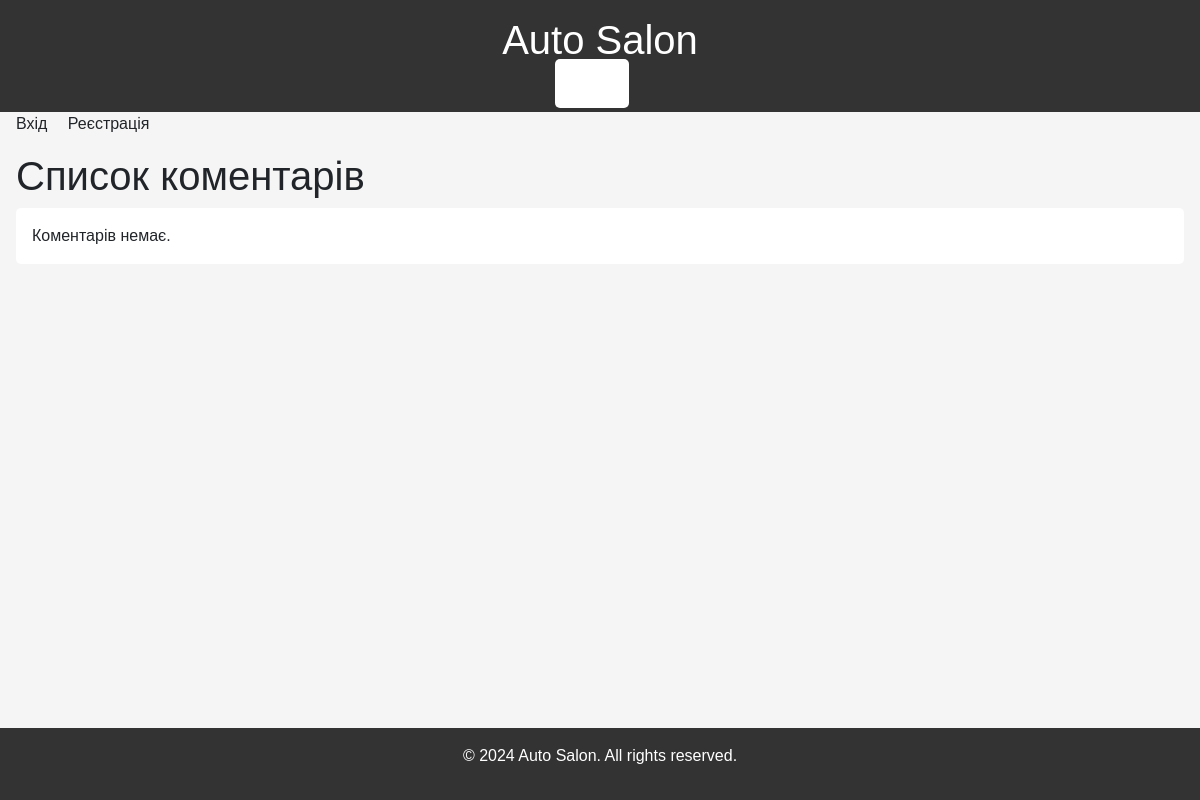
The page /comments/ on the database as committed earlier.
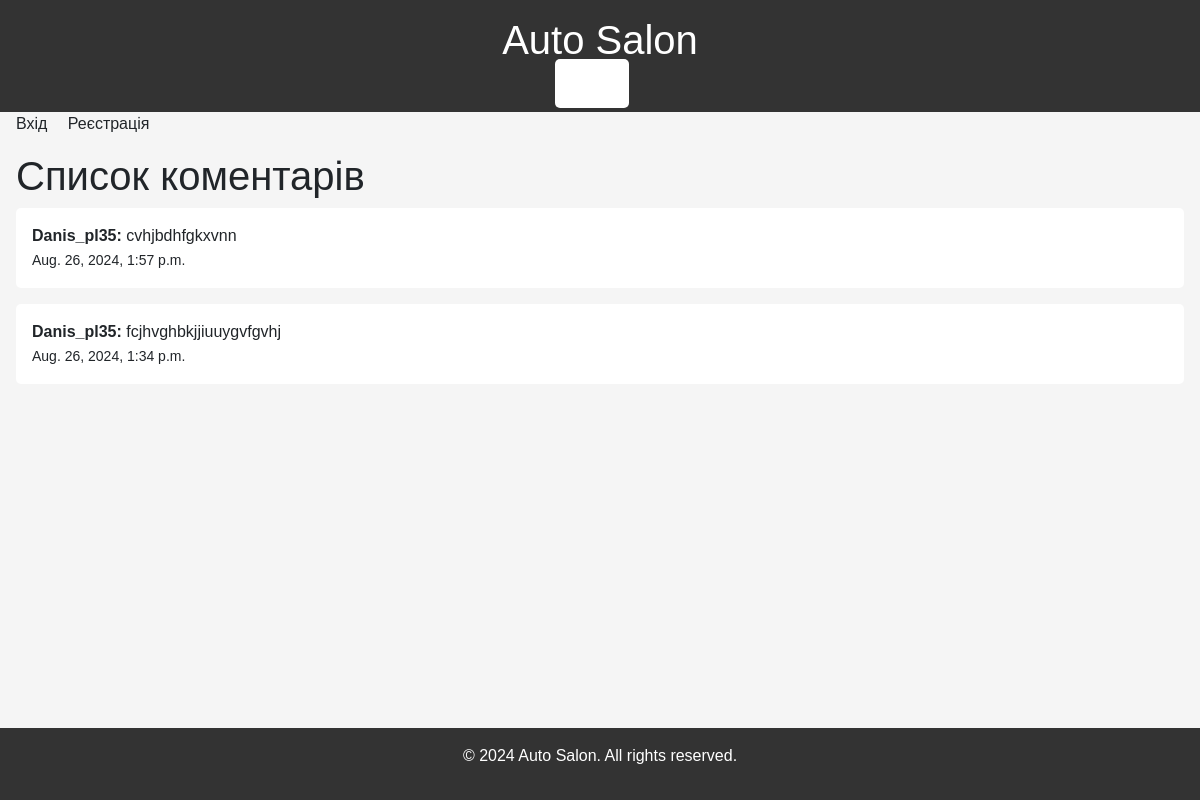
The same page on the database as committed later.
### car_project/models.py (models this page shows, shortened)
class Comment(models.Model):
    user = models.ForeignKey(User, on_delete=models.CASCADE)
    text = models.TextField()
    created_at = models.DateTimeField(auto_now_add=True)

### car_project/views.py (the view)
# urls.py: path('comments/', views.comment_list, name='comment_list'),
def comment_list(request):
    comments = Comment.objects.all().order_by('-created_at')  # Отримання всіх коментарів, відсортованих за датою
    return render(request, 'comment_list.html', {'comments': comments})

### car_project/templates/comment_list.html (shortened to what this page needs)
{% extends "base_generic.html" %}
{% block content %}
    <h1>Список коментарів</h1>
    <ul>
        {% for comment in comments %}
            <li>
                <strong>{{ comment.user.username }}:</strong> {{ comment.text }} <br>
                <small>{{ comment.created_at }}</small>
            </li>
        {% empty %}
            <li>Коментарів немає.</li>
        {% endfor %}
    </ul>
{% endblock content %}

### car_project/templates/base_generic.html (shortened to what this page needs)
<!DOCTYPE html>
{% load static %}
<html lang="en">
<head>
    <link href="https://cdn.jsdelivr.net/npm/bootstrap@5.3.0/dist/css/bootstrap.min.css" rel="stylesheet">
    <link rel="stylesheet" type="text/css" href="{% static 'css/styles.css' %}">
</head>
<body>
    <header>
        <h1>Auto Salon</h1>
        <nav>
            <ul>
                <li><a href="{% url 'car_list' %}">Home</a></li>
            </ul>
        </nav>
    </header>
            {% if user.is_authenticated %}
                <a class="navbar-brand ps-3" href="{% url 'add_comment' %}">Додати коментар</a>
            	<a class="navbar-brand ps-3" href="{% url 'profile' %}">Профіль</a>
                <a class="navbar-brand ps-3" href="{% url 'cart_detail' %}">Кошик</a>
            	<a class="navbar-brand ps-3" href="{% url 'logout_confirm' %}">Вихід</a>
          	{% else %}
            	<a class="navbar-brand ps-3" href="{% url 'login' %}">Вхід</a>
            	<a class="navbar-brand ps-3" href="{% url 'register' %}">Реєстрація</a>
          	{% endif %}
    <main>
        {% block content %}
        {% endblock %}
    </main>
    <footer>
        <p>&copy; 2024 Auto Salon. All rights reserved.</p>
    </footer>
</body>
</html>

### car_project/static/css/styles.css (style rules this page uses)
body { font-family: Arial, sans-serif; background-color: #f5f5f5; margin: 0; padding: 0; }
header { background-color: #333; color: white; padding: 1rem; text-align: center; }
nav ul { list-style-type: none; margin: 0; padding: 0; }
nav ul li { display: inline; margin-right: 1rem; }
nav ul li a { color: white; text-decoration: none; }
main { padding: 1rem; }
footer { background-color: #333; color: white; text-align: center; padding: 1rem; position: fixed; bottom: 0; width: 100%; }
ul { list-style-type: none; padding: 0; }
ul li { background-color: #fff; margin-bottom: 1rem; padding: 1rem; border-radius: 5px; }
ul li a { text-decoration: none; color: #333; }

Rows that differ between the two databases and show on the page:
added Comment: user.username "Danis_pl35", text "cvhjbdhfgkxvnn", created_at "Aug. 26, 2024, 1:57 p.m."
added Comment: user.username "Danis_pl35", text "fcjhvghbkjjiuuygvfgvhj", created_at "Aug. 26, 2024, 1:34 p.m."
Other text that changed with them:
text no longer shown: "Коментарів немає."
